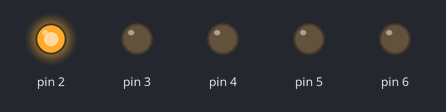
Simulated run of this sketch. Board: Arduino Uno, built with avr-gcc and run on an emulated ATmega328P. Shown: output pins drawn as LEDs (lit = HIGH).

Above: at 0.2 s.
At 1.7 s:
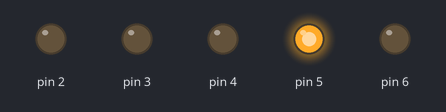
At 2.7 s:
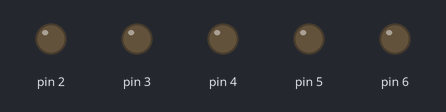
At 3.2 s:
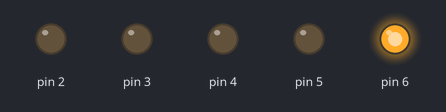
At 4.7 s:
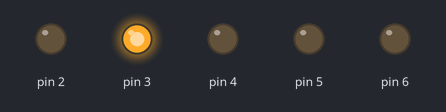
At 6.7 s:
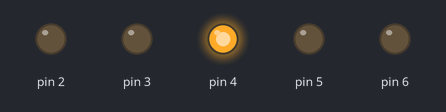
Timing chart, 0 to 7.2 s (numbered marks = the images above):
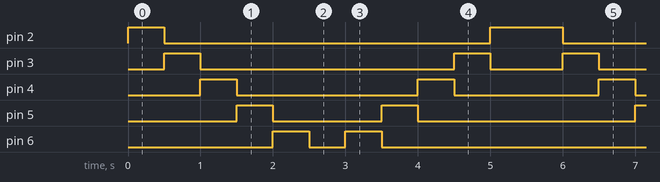

Measured:
- by itself, pin 2: repeats every 5.5 s: LOW 4.5 s, HIGH 1.0 s
- by itself, pin 3: repeats every 5.5 s: LOW 3.5 s, HIGH 0.50 s, LOW 1.0 s, HIGH 0.50 s
- by itself, pin 4: repeats every 5.5 s: LOW 2.5 s, HIGH 0.50 s, LOW 2.0 s, HIGH 0.50 s
- by itself, pin 5: repeats every 5.5 s: LOW 1.5 s, HIGH 0.50 s, LOW 3.0 s, HIGH 0.50 s
- by itself, pin 6: repeats every 5.5 s: LOW 0.50 s, HIGH 0.50 s, LOW 4.0 s, HIGH 0.50 s

The sketch:

LED_Wave_1.ino
```cpp
void setup() {
  // put your setup code here, to run once:
     for(int i =2; i<7; i++){
      pinMode(i, OUTPUT);
     }
}

void loop() {
  // put your main code here, to run repeatedly:
    digitalWrite(2, HIGH);   // turn the LED on (HIGH is the voltage level)
    delay(500);                       // wait for 0.5 second
    digitalWrite(2, LOW);

    digitalWrite(3, HIGH);   // turn the LED on (HIGH is the voltage level)
    delay(500);                       // wait for 0.5 second
    digitalWrite(3, LOW);

    digitalWrite(4, HIGH);   // turn the LED on (HIGH is the voltage level)
    delay(500);                       // wait for 0.5 second
    digitalWrite(4, LOW);

    digitalWrite(5, HIGH);   // turn the LED on (HIGH is the voltage level)
    delay(500);                       // wait for 0.5 second
    digitalWrite(5, LOW);

    digitalWrite(6, HIGH);   // turn the LED on (HIGH is the voltage level)
    delay(500);                       // wait for 0.5 second
    digitalWrite(6, LOW);

    delay(500);                       // wait for 0.5 second

    digitalWrite(6, HIGH);   // turn the LED on (HIGH is the voltage level)
    delay(500);                       // wait for 0.5 second
    digitalWrite(6, LOW);

    digitalWrite(5, HIGH);   // turn the LED on (HIGH is the voltage level)
    delay(500);                       // wait for 0.5 second
    digitalWrite(5, LOW);

    digitalWrite(4, HIGH);   // turn the LED on (HIGH is the voltage level)
    delay(500);                       // wait for 0.5 second
    digitalWrite(4, LOW);

    digitalWrite(3, HIGH);   // turn the LED on (HIGH is the voltage level)
    delay(500);                       // wait for 0.5 second
    digitalWrite(3, LOW);

    digitalWrite(2, HIGH);   // turn the LED on (HIGH is the voltage level)
    delay(500);                       // wait for 0.5 second
    digitalWrite(2, LOW);
}
```
